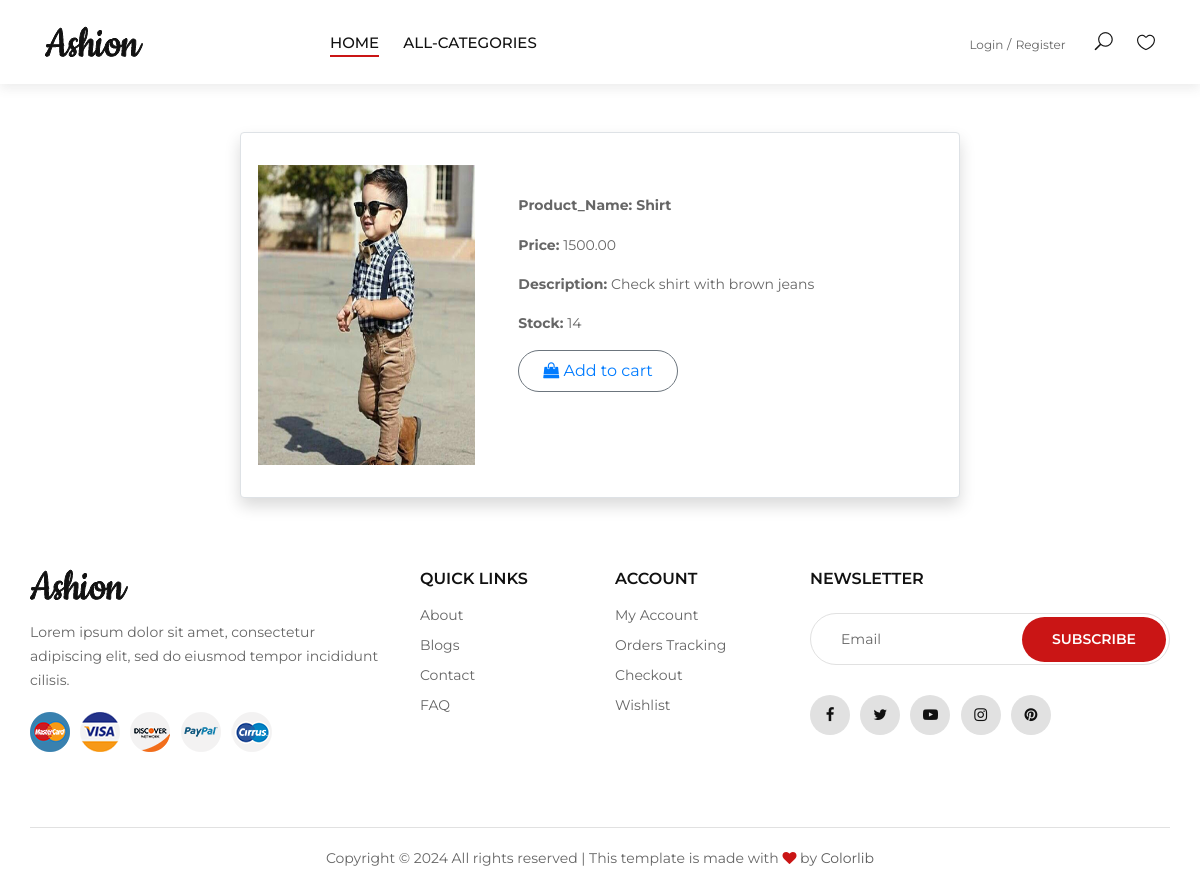
The page /details/1 on the database its author committed.
### shop/models.py (models this page shows, shortened)
class Product(models.Model):
    name=models.CharField(max_length=20)
    desc=models.TextField()
    image=models.ImageField(upload_to="products")
    price=models.DecimalField(max_digits=10,decimal_places=2)
    stock=models.IntegerField()
    available=models.BooleanField(default=True)
    created=models.DateTimeField(auto_now_add=True) #one time
    updated=models.DateTimeField(auto_now=True) #change every time we update record
    category=models.ForeignKey(Categories,on_delete=models.CASCADE)

### shop/views.py (the view)
# urls.py: path('details/<int:p>',views.details,name="details"),
def details(request,p):
    pro=Product.objects.get(id=p)
    context={'product':pro}
    return render(request,'details.html',context)

### cart/context_processors.py (called while the page is built)
def count_items(request):
    u=request.user
    count=0
    try:
        if request.user.is_authenticated:
            c=Cart.objects.filter(user=u)
            count=0
            for i in c:
              count+=i.quantity
    except:
        count=0
    return {'c':count}

### shop/context_processors.py (called while the page is built)
def menu_links(request):
    c=Categories.objects.all()
    return {'links':c}  #we can use this data globally across all webpages inside our app

### templates/details.html
{% extends 'base.html' %}
{% load static %}
{% block content %}
<div class="border border-1 shadow mx-auto py-2 card mb-3 mt-5 mx-auto p-4" style="max-width: 60%;">
  <div class="row g-0">
    <div class="col-md-4 p-2">
      <img src="{{product.image.url}}" class=" rounded-start" alt="..." height="300px" width="100%">
    </div>
    <div class="col-md-8 lh-lg ps-5">
      <div class="card-body mt-3">
        <p class=" fw-bold mb-3"><strong>Product_Name: {{product.name}}</strong></p>
        <p class="card-text"><strong>Price: </strong>{{product.price}}</p>
        <p class="card-text"><strong>Description: </strong>{{product.desc}}</p>
        <p class="card-text"><strong>Stock: </strong>{{product.stock}}</p>
        {% if user.is_superuser == True %}
        {% if product.stock > 0 %}
        <h5>Product In Stock</h5>
        <a href="{% url 'shop:addstock' product.id %}" class="btn btn-primary fw-bold mt-3 mb-2 text-center">Add Stock</a>
        {% else %}
         <h5 class="text-danger;">Product Out of Stock</h5>
        <a href="{% url 'shop:addstock' product.id %}" class="btn btn-primary fw-bold mt-3 mb-2 text-center">Add Stock</a>
        {% endif %}
        {% else %}
        {% if product.stock > 0 %}
        <a href="" class="btn border border-secondary rounded-pill px-4 py-2 mb-4 text-primary"><i class="fa fa-shopping-bag me-2 text-primary"></i> Add to cart</a>
        {% else %}
        <h5>Out of Stock</h5>
        {% endif %}
        {% endif %}
      </div>
    </div>
  </div>
</div>
{% endblock %}

### static/css/style.css (style rules this page uses)
html, body { height: 100%; font-family: "Montserrat", sans-serif; -webkit-font-smoothing: antialiased; }
p { font-size: 14px; font-family: "Montserrat", sans-serif; color: #666666; font-weight: 400; line-height: 24px; margin: 0 0 15px 0; }
img { max-width: 100%; }

### rows shown on the page
Product: image (picture), name "Shirt", price "1500.00", desc "Check shirt with brown jeans", stock "14"
